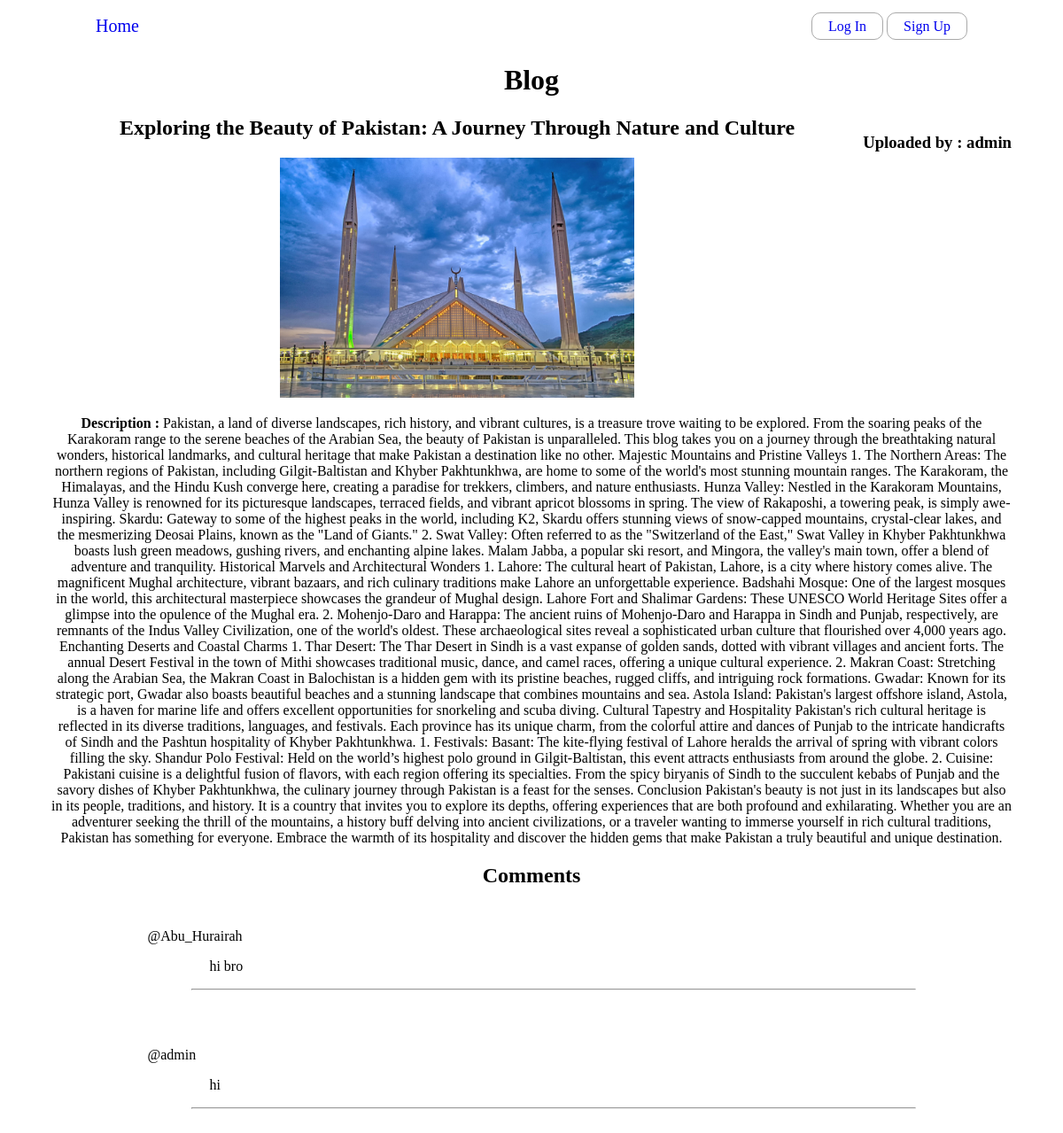
Screenshot of /Blog/1/ with the database file from the repository.
### blog/models.py (models this page shows, shortened)
class Blog(models.Model):
    host = models.ForeignKey(User,on_delete = models.CASCADE)
    name = models.CharField(max_length=200,default='',blank=True,null=True)
    image = models.FileField(upload_to='media/Blog-images/',default='',blank=True,null=True)
    description = models.TextField(default='',blank=True,null=True)

class Comment(models.Model):
    host = models.ForeignKey(User,on_delete = models.CASCADE)
    blog = models.ForeignKey(Blog,on_delete=models.CASCADE)
    comment = models.TextField(default='')

### blog/views.py (the view)
# urls.py: path('Blog/<str:blog_id>/',Blog_page,name='Blog'),
def Blog_page(request,blog_id):
    blog = Blog.objects.get(id = blog_id)
    comments = Comment.objects.filter(blog=blog)
    user = request.user
    if request.method == 'POST':
        form = CommentForm(request.POST)
        if form.is_valid():
            blog_comment = form.save(commit=False)
            blog_comment.host = user
            blog_comment.blog = blog
            blog_comment.save()
    else :
        form = CommentForm()
    context = {'blog':blog,'comments' : comments,'form':form}
    return render(request,'blog-page.html',context)

### Templates/blog-page.html (shortened to what this page needs)
{% extends 'main.html' %}
{% block content%}
<!DOCTYPE html>
<html lang="en">
<head>
</head>
<body>
    <h1>Blog</h1>
    <h3>Uploaded by : {{blog.host.username}}</h3>
    <div class="blog">
        <h2>{{blog.name}}</h2>
        <img class="blog-img" src="{{blog.image.url}}">
        <p><b>Description : </b>{{blog.description}}</p>
    </div>
<h2>Comments</h2>
    {% for comment in comments %}
    <div class="comment">
        <div class="comment-header">
            <p>@{{comment.host.username}}</p>
        </div>
        <div class="comment-body">
            <p>{{comment.comment}}</p><hr>
        </div>
    </div>
    {% endfor %}
</body>
</html>
{% endblock %}

### Templates/main.html (shortened to what this page needs)
<!DOCTYPE html>
<html lang="en">
<head>
</head>
<body>
    <nav>
        <div class="logo">
            <a href="{% url 'Home' %}">Home</a>
        </div>
        <div class="authentication">
            {% if user.is_authenticated %}
                 Hi {{ user.username }}!
            <a href="{% url 'Logout' %}" class="btn">Logout</a>
            <a href="{% url 'Password-change' %}" class="btn">Change Password</a>
            {% else %}
            <a class="btn" href="{% url 'Login' %}">Log In</a>
            <a href="{% url 'Sign-up' %}" class="btn">Sign Up</a>
            {% endif %}
        </div>
    </nav>
    {% block content%}
    {% endblock %}
</body>
</html>

### Templates/main.html (style rules this page uses)
a { text-decoration: none; font-size: 20px; }
.logo { font-size: 20px; }
.btn { font-size: 16px; border: 1px solid rgba(128, 128, 128, 0.677); padding: 6px 18px; border-radius: 10px; }
nav { display: flex; justify-content: space-between; align-items: center; padding: 10px 50px; }
.blog-img { max-width: 400px; }

### Templates/blog-page.html (style rules this page uses)
.blog-img { max-height: 400px; }
body { text-align: center; padding: 0px 50px; }
h3 { float: right; }
.comment { width: 80%; text-align: left; margin: 20px auto; padding: 10px 20px; border-radius: 12px; max-height: none; }
.comment-body { margin-left: 50px; }
.comment-body p { padding-left: 20px; }

### rows the page displays
Blog: host.username "admin", name "Exploring the Beauty of Pakistan: A Journey Through Nature and Culture", image (picture), description "Pakistan, a land of diverse landscapes, rich history, and vibrant cultures, is a treasure trove waiting to be explored. From the soaring peaks of the Karakoram range to the serene beaches of the Arabian Sea, the beauty of Pakistan is unparalleled. This blog takes you on a journey through the breathtaking natural wonders, historical landmarks, and cultural heritage that make Pakistan a destination like no other. Majestic Mountains and Pristine Valleys 1. The Northern Areas: The northern regions of Pakistan, including Gilgit-Baltistan and Khyber Pakhtunkhwa, are home to some of the world's most stunning mountain ranges. The Karakoram, the Himalayas, and the Hindu Kush converge here, creating…"
Comment: host.username "Abu_Hurairah", comment "hi bro"
Comment: host.username "admin", comment "hi"
